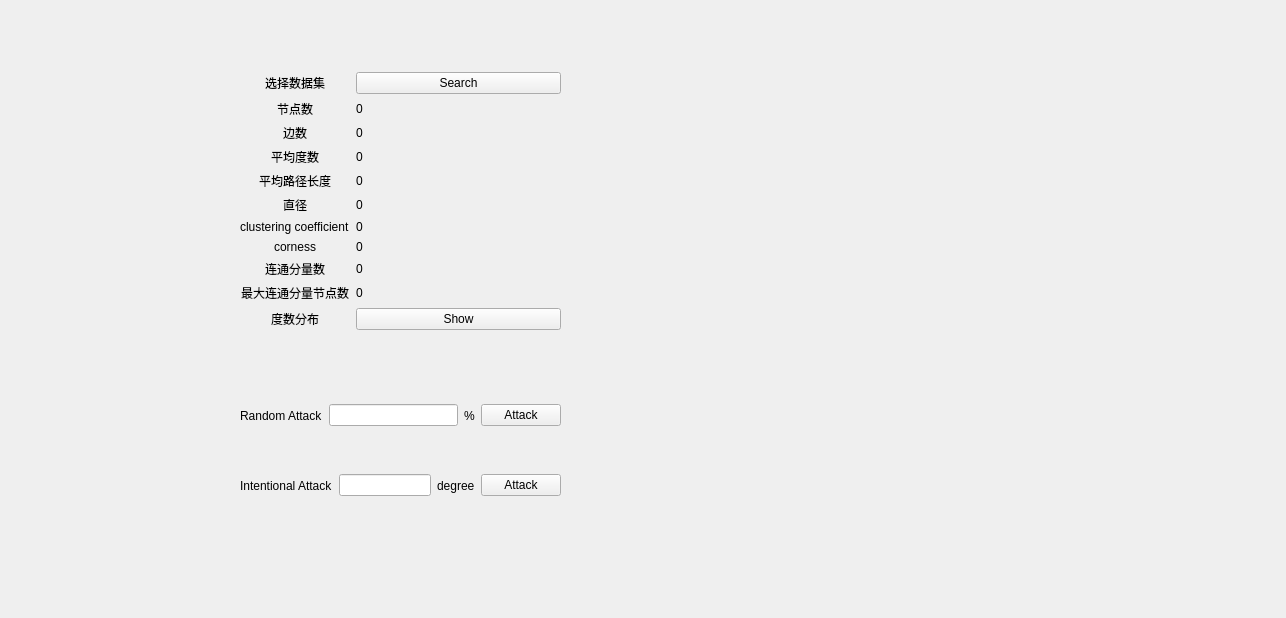
<?xml version="1.0" encoding="UTF-8"?>
<ui version="4.0">
 <class>mainwindow</class>
 <widget class="QWidget" name="mainwindow">
  <property name="geometry">
   <rect>
    <x>0</x>
    <y>0</y>
    <width>1286</width>
    <height>618</height>
   </rect>
  </property>
  <property name="windowTitle">
   <string>Form</string>
  </property>
  <widget class="QWidget" name="formLayoutWidget">
   <property name="geometry">
    <rect>
     <x>240</x>
     <y>40</y>
     <width>321</width>
     <height>321</height>
    </rect>
   </property>
   <layout class="QFormLayout" name="formLayout">
    <property name="labelAlignment">
     <set>Qt::AlignCenter</set>
    </property>
    <property name="formAlignment">
     <set>Qt::AlignCenter</set>
    </property>
    <item row="0" column="0">
     <widget class="QLabel" name="label_dataset">
      <property name="text">
       <string>选择数据集</string>
      </property>
     </widget>
    </item>
    <item row="2" column="0">
     <widget class="QLabel" name="label_edge_number">
      <property name="text">
       <string>边数</string>
      </property>
     </widget>
    </item>
    <item row="1" column="0">
     <widget class="QLabel" name="label_node_number">
      <property name="text">
       <string>节点数</string>
      </property>
     </widget>
    </item>
    <item row="3" column="0">
     <widget class="QLabel" name="label_average_degree">
      <property name="text">
       <string>平均度数</string>
      </property>
     </widget>
    </item>
    <item row="4" column="0">
     <widget class="QLabel" name="label_average_path_length">
      <property name="text">
       <string>平均路径长度</string>
      </property>
     </widget>
    </item>
    <item row="5" column="0">
     <widget class="QLabel" name="label_diameter">
      <property name="text">
       <string>直径</string>
      </property>
     </widget>
    </item>
    <item row="6" column="0">
     <widget class="QLabel" name="label_clustering_coefficient">
      <property name="text">
       <string>clustering coefficient</string>
      </property>
     </widget>
    </item>
    <item row="7" column="0">
     <widget class="QLabel" name="label_corness">
      <property name="text">
       <string>corness</string>
      </property>
     </widget>
    </item>
    <item row="8" column="0">
     <widget class="QLabel" name="label_scc_number">
      <property name="text">
       <string>连通分量数</string>
      </property>
     </widget>
    </item>
    <item row="9" column="0">
     <widget class="QLabel" name="label_largest_scc">
      <property name="text">
       <string>最大连通分量节点数</string>
      </property>
     </widget>
    </item>
    <item row="10" column="0">
     <widget class="QLabel" name="label_degree_distribution">
      <property name="text">
       <string>度数分布</string>
      </property>
     </widget>
    </item>
    <item row="0" column="1">
     <widget class="QPushButton" name="Search_Dataset">
      <property name="text">
       <string>Search</string>
      </property>
     </widget>
    </item>
    <item row="1" column="1">
     <widget class="QLabel" name="node_number">
      <property name="text">
       <string>0</string>
      </property>
     </widget>
    </item>
    <item row="2" column="1">
     <widget class="QLabel" name="edge_number">
      <property name="text">
       <string>0</string>
      </property>
     </widget>
    </item>
    <item row="3" column="1">
     <widget class="QLabel" name="average_degree">
      <property name="text">
       <string>0</string>
      </property>
     </widget>
    </item>
    <item row="4" column="1">
     <widget class="QLabel" name="average_path_length">
      <property name="text">
       <string>0</string>
      </property>
     </widget>
    </item>
    <item row="5" column="1">
     <widget class="QLabel" name="diameter">
      <property name="text">
       <string>0</string>
      </property>
     </widget>
    </item>
    <item row="6" column="1">
     <widget class="QLabel" name="clustering_coefficient">
      <property name="text">
       <string>0</string>
      </property>
     </widget>
    </item>
    <item row="7" column="1">
     <widget class="QLabel" name="coreness">
      <property name="text">
       <string>0</string>
      </property>
     </widget>
    </item>
    <item row="8" column="1">
     <widget class="QLabel" name="scc_number">
      <property name="text">
       <string>0</string>
      </property>
     </widget>
    </item>
    <item row="9" column="1">
     <widget class="QLabel" name="largest_scc">
      <property name="text">
       <string>0</string>
      </property>
     </widget>
    </item>
    <item row="10" column="1">
     <widget class="QPushButton" name="Degree_Distribution">
      <property name="text">
       <string>Show</string>
      </property>
     </widget>
    </item>
   </layout>
  </widget>
  <widget class="QWidget" name="horizontalLayoutWidget">
   <property name="geometry">
    <rect>
     <x>240</x>
     <y>390</y>
     <width>321</width>
     <height>51</height>
    </rect>
   </property>
   <layout class="QHBoxLayout" name="horizontalLayout">
    <item>
     <widget class="QLabel" name="label_random_attack">
      <property name="text">
       <string>Random Attack</string>
      </property>
     </widget>
    </item>
    <item>
     <widget class="QLineEdit" name="random_attack_percent"/>
    </item>
    <item>
     <widget class="QLabel" name="label_percentage">
      <property name="text">
       <string>%</string>
      </property>
     </widget>
    </item>
    <item>
     <widget class="QPushButton" name="random_attack">
      <property name="text">
       <string>Attack</string>
      </property>
     </widget>
    </item>
   </layout>
  </widget>
  <widget class="QWidget" name="horizontalLayoutWidget_2">
   <property name="geometry">
    <rect>
     <x>240</x>
     <y>460</y>
     <width>321</width>
     <height>51</height>
    </rect>
   </property>
   <layout class="QHBoxLayout" name="horizontalLayout_2">
    <item>
     <widget class="QLabel" name="label_intentional_attack">
      <property name="text">
       <string>Intentional Attack</string>
      </property>
     </widget>
    </item>
    <item>
     <widget class="QLineEdit" name="intentional_attack_number"/>
    </item>
    <item>
     <widget class="QLabel" name="degree">
      <property name="text">
       <string>degree</string>
      </property>
     </widget>
    </item>
    <item>
     <widget class="QPushButton" name="intentional_attack">
      <property name="text">
       <string>Attack</string>
      </property>
     </widget>
    </item>
   </layout>
  </widget>
 </widget>
 <resources/>
 <connections/>
</ui>
